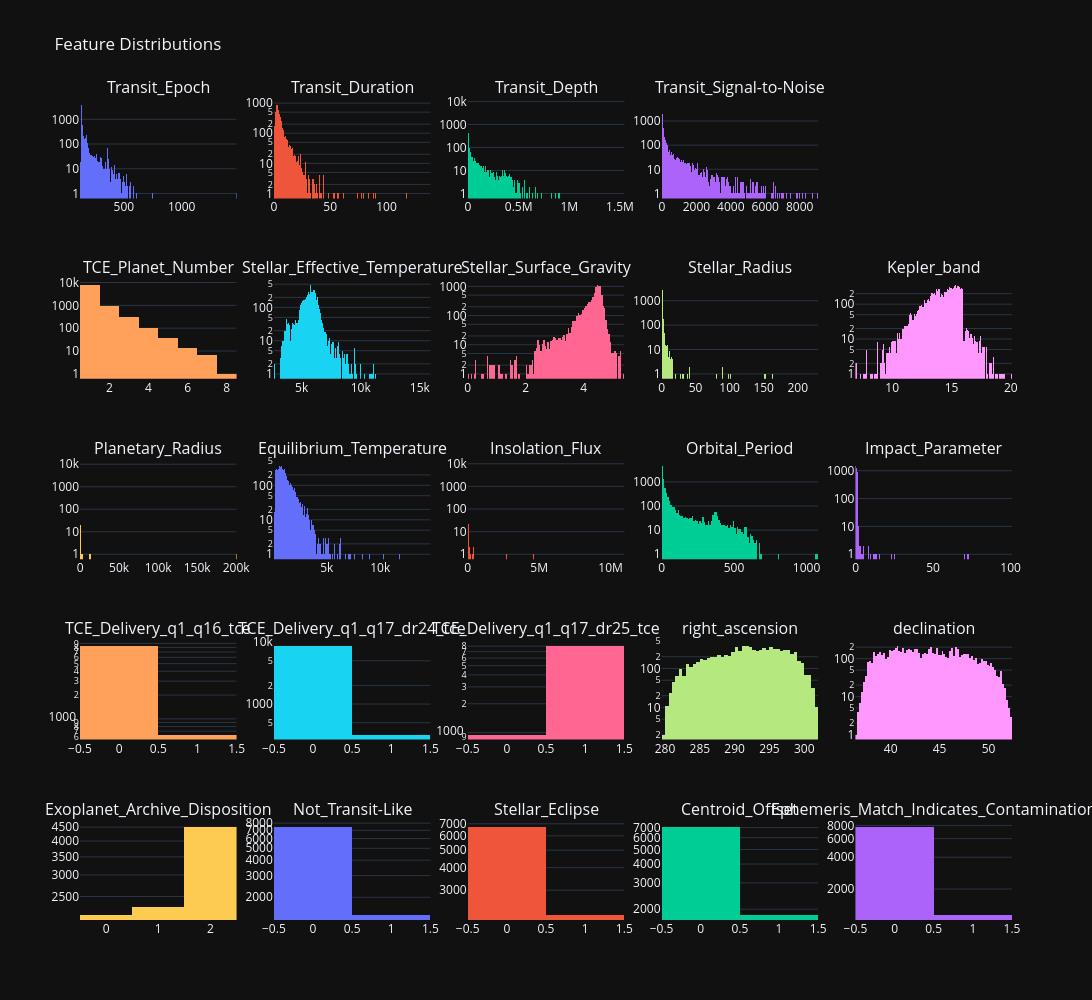

Here is the notebook cell this chart was saved with:
### Markdown cell above
### Feature histogram grid

### Code cell
# Plotly feature histogram grid
# Done individually to customize traces as needed
# All binary features will be refactored to bar graphs - PENDING

plot_histGrid = make_subplots(
    rows=5, cols=5, subplot_titles=("Transit_Epoch",
                                    "Transit_Duration",
                                    "Transit_Depth",
                                    "Transit_Signal-to-Noise",
                                    "",
                                    "TCE_Planet_Number",
                                    "Stellar_Effective_Temperature",
                                    "Stellar_Surface_Gravity",
                                    "Stellar_Radius",
                                    "Kepler_band",
                                    "Planetary_Radius",
                                    "Equilibrium_Temperature",
                                    "Insolation_Flux",
                                    "Orbital_Period",
                                    "Impact_Parameter",
                                    "TCE_Delivery_q1_q16_tce",
                                    "TCE_Delivery_q1_q17_dr24_tce",
                                    "TCE_Delivery_q1_q17_dr25_tce",
                                    "right_ascension",
                                    "declination",
                                    "Exoplanet_Archive_Disposition",
                                    "Not_Transit-Like",
                                    "Stellar_Eclipse",
                                    "Centroid_Offset",
                                    "Ephemeris_Match_Indicates_Contamination"
                                   )
)


plot_histGrid.append_trace(go.Histogram(x=keplerProcessed_df["Transit_Epoch_[BKJD]"]),
                           row=1, col=1)

plot_histGrid.append_trace(go.Histogram(x=keplerProcessed_df["Transit_Duration_[hrs]"]),
                           row=1, col=2)

plot_histGrid.append_trace(go.Histogram(x=keplerProcessed_df["Transit_Depth_[ppm]"]),
                           row=1, col=3)

plot_histGrid.append_trace(go.Histogram(x=keplerProcessed_df["Transit_Signal-to-Noise"]),
                           row=1, col=4)


plot_histGrid.append_trace(go.Histogram(x=keplerProcessed_df["TCE_Planet_Number"]),
                           row=2, col=1)

plot_histGrid.append_trace(go.Histogram(x=keplerProcessed_df["Stellar_Effective_Temperature_[K]"]),
                           row=2, col=2)

plot_histGrid.append_trace(go.Histogram(x=keplerProcessed_df["Stellar_Surface_Gravity"]),
                           row=2, col=3)

plot_histGrid.append_trace(go.Histogram(x=keplerProcessed_df["Stellar_Radius_[Solar_radii]"]),
                           row=2, col=4)

plot_histGrid.append_trace(go.Histogram(x=keplerProcessed_df["Kepler_band [mag]"]),
                           row=2, col=5)


plot_histGrid.append_trace(go.Histogram(x=keplerProcessed_df["Planetary_Radius_[Earth radii]"]),
                           row=3, col=1)

plot_histGrid.append_trace(go.Histogram(x=keplerProcessed_df["Equilibrium_Temperature_[K]"]),
                           row=3, col=2)

plot_histGrid.append_trace(go.Histogram(x=keplerProcessed_df["Insolation_Flux_[Earth flux]"]),
                           row=3, col=3)

plot_histGrid.append_trace(go.Histogram(x=keplerProcessed_df["Orbital_Period_[days]"]),
                           row=3, col=4)

plot_histGrid.append_trace(go.Histogram(x=keplerProcessed_df["Impact_Parameter"]),
                           row=3, col=5)


plot_histGrid.append_trace(go.Histogram(x=keplerProcessed_df["TCE_Delivery_q1_q16_tce"]),
                           row=4, col=1)

plot_histGrid.append_trace(go.Histogram(x=keplerProcessed_df["TCE_Delivery_q1_q17_dr24_tce"]),
                           row=4, col=2)

plot_histGrid.append_trace(go.Histogram(x=keplerProcessed_df["TCE_Delivery_q1_q17_dr25_tce"]),
                           row=4, col=3)

plot_histGrid.append_trace(go.Histogram(x=keplerProcessed_df["right_ascension"]),
                           row=4, col=4)

plot_histGrid.append_trace(go.Histogram(x=keplerProcessed_df["declination"]),
                           row=4, col=5)


plot_histGrid.append_trace(go.Histogram(x=keplerProcessed_df["Exoplanet_Archive_Disposition"]),
                           row=5, col=1)

plot_histGrid.append_trace(go.Histogram(x=keplerProcessed_df["Not_Transit-Like_FPF"]),
                           row=5, col=2)

#bar graph version
#plot_histGrid.append_trace(go.Bar(x=keplerProcessed_df["Not_Transit-Like_FPF"], y=keplerProcessed_df["Not_Transit-Like_FPF"].value_counts()), row=5, col=2)


plot_histGrid.append_trace(go.Histogram(x=keplerProcessed_df["Stellar_Eclipse_FPF"]),
                           row=5, col=3)

plot_histGrid.append_trace(go.Histogram(x=keplerProcessed_df["Centroid_Offset_FPF"]),
                           row=5, col=4)

plot_histGrid.append_trace(go.Histogram(x=keplerProcessed_df["Ephemeris_Match_Indicates_Contamination_FPF"]),
                           row=5, col=5)


plot_histGrid.update_layout(height=1000, width=1500,
                            title_text="Feature Distributions",
                            showlegend=False,
                            template="plotly_dark"
                           )

plot_histGrid.update_yaxes(type="log")


plot_histGrid.show()

### Figure 1 — Plotly figure (JSON) as saved in the notebook; plotly's stock layout.template omitted (floating-point values rounded to 4 significant figures; data arrays with more than 128 entries replaced by an {"elided": "..."} marker saying what was removed)
{"data": [{"type": "histogram", "x": {"elided": "8945 float values"}, "xaxis": "x", "yaxis": "y"}, {"type": "histogram", "x": {"elided": "8945 float values"}, "xaxis": "x2", "yaxis": "y2"}, {"type": "histogram", "x": {"elided": "8945 float values"}, "xaxis": "x3", "yaxis": "y3"}, {"type": "histogram", "x": {"elided": "8945 float values"}, "xaxis": "x4", "yaxis": "y4"}, {"type": "histogram", "x": {"elided": "8945 int values"}, "xaxis": "x6", "yaxis": "y6"}, {"type": "histogram", "x": {"elided": "8945 int values"}, "xaxis": "x7", "yaxis": "y7"}, {"type": "histogram", "x": {"elided": "8945 float values"}, "xaxis": "x8", "yaxis": "y8"}, {"type": "histogram", "x": {"elided": "8945 float values"}, "xaxis": "x9", "yaxis": "y9"}, {"type": "histogram", "x": {"elided": "8945 float values"}, "xaxis": "x10", "yaxis": "y10"}, {"type": "histogram", "x": {"elided": "8945 float values"}, "xaxis": "x11", "yaxis": "y11"}, {"type": "histogram", "x": {"elided": "8945 int values"}, "xaxis": "x12", "yaxis": "y12"}, {"type": "histogram", "x": {"elided": "8945 float values"}, "xaxis": "x13", "yaxis": "y13"}, {"type": "histogram", "x": {"elided": "8945 float values"}, "xaxis": "x14", "yaxis": "y14"}, {"type": "histogram", "x": {"elided": "8945 float values"}, "xaxis": "x15", "yaxis": "y15"}, {"type": "histogram", "x": {"elided": "8945 int values"}, "xaxis": "x16", "yaxis": "y16"}, {"type": "histogram", "x": {"elided": "8945 int values"}, "xaxis": "x17", "yaxis": "y17"}, {"type": "histogram", "x": {"elided": "8945 int values"}, "xaxis": "x18", "yaxis": "y18"}, {"type": "histogram", "x": {"elided": "8945 float values"}, "xaxis": "x19", "yaxis": "y19"}, {"type": "histogram", "x": {"elided": "8945 float values"}, "xaxis": "x20", "yaxis": "y20"}, {"type": "histogram", "x": {"elided": "8945 int values"}, "xaxis": "x21", "yaxis": "y21"}, {"type": "histogram", "x": {"elided": "8945 int values"}, "xaxis": "x22", "yaxis": "y22"}, {"type": "histogram", "x": {"elided": "8945 int values"}, "xaxis": "x23", "yaxis": "y23"}, {"type": "histogram", "x": {"elided": "8945 int values"}, "xaxis": "x24", "yaxis": "y24"}, {"type": "histogram", "x": {"elided": "8945 int values"}, "xaxis": "x25", "yaxis": "y25"}], "layout": {"annotations": [{"font": {"size": 16}, "showarrow": false, "text": "Transit_Epoch", "x": 0.084, "xanchor": "center", "xref": "paper", "y": 1, "yanchor": "bottom", "yref": "paper"}, {"font": {"size": 16}, "showarrow": false, "text": "Transit_Duration", "x": 0.292, "xanchor": "center", "xref": "paper", "y": 1, "yanchor": "bottom", "yref": "paper"}, {"font": {"size": 16}, "showarrow": false, "text": "Transit_Depth", "x": 0.5, "xanchor": "center", "xref": "paper", "y": 1, "yanchor": "bottom", "yref": "paper"}, {"font": {"size": 16}, "showarrow": false, "text": "Transit_Signal-to-Noise", "x": 0.708, "xanchor": "center", "xref": "paper", "y": 1, "yanchor": "bottom", "yref": "paper"}, {"font": {"size": 16}, "showarrow": false, "text": "TCE_Planet_Number", "x": 0.084, "xanchor": "center", "xref": "paper", "y": 0.78, "yanchor": "bottom", "yref": "paper"}, {"font": {"size": 16}, "showarrow": false, "text": "Stellar_Effective_Temperature", "x": 0.292, "xanchor": "center", "xref": "paper", "y": 0.78, "yanchor": "bottom", "yref": "paper"}, {"font": {"size": 16}, "showarrow": false, "text": "Stellar_Surface_Gravity", "x": 0.5, "xanchor": "center", "xref": "paper", "y": 0.78, "yanchor": "bottom", "yref": "paper"}, {"font": {"size": 16}, "showarrow": false, "text": "Stellar_Radius", "x": 0.708, "xanchor": "center", "xref": "paper", "y": 0.78, "yanchor": "bottom", "yref": "paper"}, {"font": {"size": 16}, "showarrow": false, "text": "Kepler_band", "x": 0.916, "xanchor": "center", "xref": "paper", "y": 0.78, "yanchor": "bottom", "yref": "paper"}, {"font": {"size": 16}, "showarrow": false, "text": "Planetary_Radius", "x": 0.084, "xanchor": "center", "xref": "paper", "y": 0.56, "yanchor": "bottom", "yref": "paper"}, {"font": {"size": 16}, "showarrow": false, "text": "Equilibrium_Temperature", "x": 0.292, "xanchor": "center", "xref": "paper", "y": 0.56, "yanchor": "bottom", "yref": "paper"}, {"font": {"size": 16}, "showarrow": false, "text": "Insolation_Flux", "x": 0.5, "xanchor": "center", "xref": "paper", "y": 0.56, "yanchor": "bottom", "yref": "paper"}, {"font": {"size": 16}, "showarrow": false, "text": "Orbital_Period", "x": 0.708, "xanchor": "center", "xref": "paper", "y": 0.56, "yanchor": "bottom", "yref": "paper"}, {"font": {"size": 16}, "showarrow": false, "text": "Impact_Parameter", "x": 0.916, "xanchor": "center", "xref": "paper", "y": 0.56, "yanchor": "bottom", "yref": "paper"}, {"font": {"size": 16}, "showarrow": false, "text": "TCE_Delivery_q1_q16_tce", "x": 0.084, "xanchor": "center", "xref": "paper", "y": 0.34, "yanchor": "bottom", "yref": "paper"}, {"font": {"size": 16}, "showarrow": false, "text": "TCE_Delivery_q1_q17_dr24_tce", "x": 0.292, "xanchor": "center", "xref": "paper", "y": 0.34, "yanchor": "bottom", "yref": "paper"}, {"font": {"size": 16}, "showarrow": false, "text": "TCE_Delivery_q1_q17_dr25_tce", "x": 0.5, "xanchor": "center", "xref": "paper", "y": 0.34, "yanchor": "bottom", "yref": "paper"}, {"font": {"size": 16}, "showarrow": false, "text": "right_ascension", "x": 0.708, "xanchor": "center", "xref": "paper", "y": 0.34, "yanchor": "bottom", "yref": "paper"}, {"font": {"size": 16}, "showarrow": false, "text": "declination", "x": 0.916, "xanchor": "center", "xref": "paper", "y": 0.34, "yanchor": "bottom", "yref": "paper"}, {"font": {"size": 16}, "showarrow": false, "text": "Exoplanet_Archive_Disposition", "x": 0.084, "xanchor": "center", "xref": "paper", "y": 0.12, "yanchor": "bottom", "yref": "paper"}, {"font": {"size": 16}, "showarrow": false, "text": "Not_Transit-Like", "x": 0.292, "xanchor": "center", "xref": "paper", "y": 0.12, "yanchor": "bottom", "yref": "paper"}, {"font": {"size": 16}, "showarrow": false, "text": "Stellar_Eclipse", "x": 0.5, "xanchor": "center", "xref": "paper", "y": 0.12, "yanchor": "bottom", "yref": "paper"}, {"font": {"size": 16}, "showarrow": false, "text": "Centroid_Offset", "x": 0.708, "xanchor": "center", "xref": "paper", "y": 0.12, "yanchor": "bottom", "yref": "paper"}, {"font": {"size": 16}, "showarrow": false, "text": "Ephemeris_Match_Indicates_Contamination", "x": 0.916, "xanchor": "center", "xref": "paper", "y": 0.12, "yanchor": "bottom", "yref": "paper"}], "height": 1000, "showlegend": false, "title": {"text": "Feature Distributions"}, "width": 1500, "xaxis": {"anchor": "y", "autorange": true, "domain": [0, 0.168], "range": [120, 1475], "type": "linear"}, "xaxis10": {"anchor": "y10", "autorange": true, "domain": [0.832, 1], "range": [6.9, 20.1], "type": "linear"}, "xaxis11": {"anchor": "y11", "autorange": true, "domain": [0, 0.168], "range": [-100, 200500], "type": "linear"}, "xaxis12": {"anchor": "y12", "autorange": true, "domain": [0.208, 0.376], "range": [49.5, 14700.0], "type": "linear"}, "xaxis13": {"anchor": "y13", "autorange": true, "domain": [0.416, 0.584], "range": [-5000, 10955000], "type": "linear"}, "xaxis14": {"anchor": "y14", "autorange": true, "domain": [0.624, 0.792], "range": [0, 1080], "type": "linear"}, "xaxis15": {"anchor": "y15", "autorange": true, "domain": [0.832, 1], "range": [-0.1, 100.9], "type": "linear"}, "xaxis16": {"anchor": "y16", "autorange": true, "domain": [0, 0.168], "range": [-0.5, 1.5], "type": "linear"}, "xaxis17": {"anchor": "y17", "autorange": true, "domain": [0.208, 0.376], "range": [-0.5, 1.5], "type": "linear"}, "xaxis18": {"anchor": "y18", "autorange": true, "domain": [0.416, 0.584], "range": [-0.5, 1.5], "type": "linear"}, "xaxis19": {"anchor": "y19", "autorange": true, "domain": [0.624, 0.792], "range": [279.5, 302], "type": "linear"}, "xaxis2": {"anchor": "y2", "autorange": true, "domain": [0.208, 0.376], "range": [0, 139], "type": "linear"}, "xaxis20": {"anchor": "y20", "autorange": true, "domain": [0.832, 1], "range": [36.4, 52.4], "type": "linear"}, "xaxis21": {"anchor": "y21", "autorange": true, "domain": [0, 0.168], "range": [-0.5, 2.5], "type": "linear"}, "xaxis22": {"anchor": "y22", "autorange": true, "domain": [0.208, 0.376], "range": [-0.5, 1.5], "type": "linear"}, "xaxis23": {"anchor": "y23", "autorange": true, "domain": [0.416, 0.584], "range": [-0.5, 1.5], "type": "linear"}, "xaxis24": {"anchor": "y24", "autorange": true, "domain": [0.624, 0.792], "range": [-0.5, 1.5], "type": "linear"}, "xaxis25": {"anchor": "y25", "autorange": true, "domain": [0.832, 1], "range": [-0.5, 1.5], "type": "linear"}, "xaxis3": {"anchor": "y3", "autorange": true, "domain": [0.416, 0.584], "range": [-2500, 1542500], "type": "linear"}, "xaxis4": {"anchor": "y4", "autorange": true, "domain": [0.624, 0.792], "range": [-25, 9075], "type": "linear"}, "xaxis5": {"anchor": "y5", "domain": [0.832, 1]}, "xaxis6": {"anchor": "y6", "autorange": true, "domain": [0, 0.168], "range": [0.5, 8.5], "type": "linear"}, "xaxis7": {"anchor": "y7", "autorange": true, "domain": [0.208, 0.376], "range": [2650.0, 15900.0], "type": "linear"}, "xaxis8": {"anchor": "y8", "autorange": true, "domain": [0.416, 0.584], "range": [5.343e-16, 5.4], "type": "linear"}, "xaxis9": {"anchor": "y9", "autorange": true, "domain": [0.624, 0.792], "range": [0, 230], "type": "linear"}, "yaxis": {"anchor": "x", "autorange": true, "domain": [0.88, 1], "range": [-0.199, 3.781], "type": "log"}, "yaxis10": {"anchor": "x10", "autorange": true, "domain": [0.66, 0.78], "range": [-0.1411, 2.681], "type": "log"}, "yaxis11": {"anchor": "x11", "autorange": true, "domain": [0.44, 0.56], "range": [-0.2185, 4.152], "type": "log"}, "yaxis12": {"anchor": "x12", "autorange": true, "domain": [0.44, 0.56], "range": [-0.1427, 2.711], "type": "log"}, "yaxis13": {"anchor": "x13", "autorange": true, "domain": [0.44, 0.56], "range": [-0.2174, 4.13], "type": "log"}, "yaxis14": {"anchor": "x14", "autorange": true, "domain": [0.44, 0.56], "range": [-0.2039, 3.874], "type": "log"}, "yaxis15": {"anchor": "x15", "autorange": true, "domain": [0.44, 0.56], "range": [-0.1766, 3.356], "type": "log"}, "yaxis16": {"anchor": "x16", "autorange": true, "domain": [0.22, 0.34], "range": [2.738, 3.982], "type": "log"}, "yaxis17": {"anchor": "x17", "autorange": true, "domain": [0.22, 0.34], "range": [2.426, 4.015], "type": "log"}, "yaxis18": {"anchor": "x18", "autorange": true, "domain": [0.22, 0.34], "range": [2.927, 3.954], "type": "log"}, "yaxis19": {"anchor": "x19", "autorange": true, "domain": [0.22, 0.34], "range": [0.1748, 2.7], "type": "log"}, "yaxis2": {"anchor": "x2", "autorange": true, "domain": [0.88, 1], "range": [-0.1633, 3.102], "type": "log"}, "yaxis20": {"anchor": "x20", "autorange": true, "domain": [0.22, 0.34], "range": [-0.1294, 2.458], "type": "log"}, "yaxis21": {"anchor": "x21", "autorange": true, "domain": [0, 0.12], "range": [3.311, 3.674], "type": "log"}, "yaxis22": {"anchor": "x22", "autorange": true, "domain": [0, 0.12], "range": [3.117, 3.916], "type": "log"}, "yaxis23": {"anchor": "x23", "autorange": true, "domain": [0, 0.12], "range": [3.312, 3.857], "type": "log"}, "yaxis24": {"anchor": "x24", "autorange": true, "domain": [0, 0.12], "range": [3.229, 3.885], "type": "log"}, "yaxis25": {"anchor": "x25", "autorange": true, "domain": [0, 0.12], "range": [3.008, 3.939], "type": "log"}, "yaxis3": {"anchor": "x3", "autorange": true, "domain": [0.88, 1], "range": [-0.2137, 4.061], "type": "log"}, "yaxis4": {"anchor": "x4", "autorange": true, "domain": [0.88, 1], "range": [-0.2036, 3.868], "type": "log"}, "yaxis5": {"anchor": "x5", "domain": [0.88, 1], "type": "log"}, "yaxis6": {"anchor": "x6", "autorange": true, "domain": [0.66, 0.78], "range": [-0.2154, 4.092], "type": "log"}, "yaxis7": {"anchor": "x7", "autorange": true, "domain": [0.66, 0.78], "range": [-0.1481, 2.814], "type": "log"}, "yaxis8": {"anchor": "x8", "autorange": true, "domain": [0.66, 0.78], "range": [-0.1686, 3.204], "type": "log"}, "yaxis9": {"anchor": "x9", "autorange": true, "domain": [0.66, 0.78], "range": [-0.2019, 3.836], "type": "log"}}}
